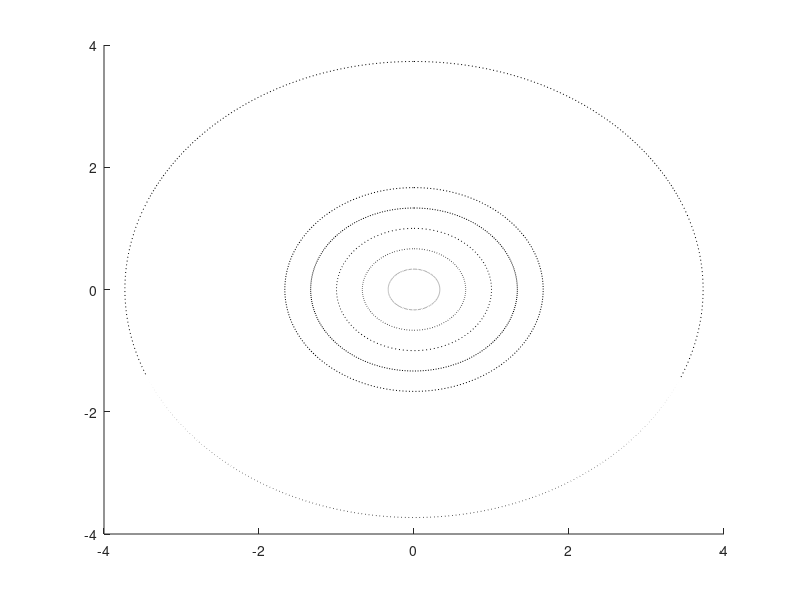

Write MATLAB code to recreate this figure. (Note: this script raises an error after producing the figure.)

%# some random data
K = 3;
N = 30;
data = zeros(K,N);
data(1,:) = 0.2*randn(1,N) + 1;
data(2,:) = 0.2*randn(1,N) + 2;
data(3,:) = 0.2*randn(1,N) + 3;

center = [0 0];                        %# center (shift)
radius = [data data(:,1)];             %# added first to last to create closed loop
radius = normalize(radius',1)'+1;      %# normalize data to [0,1] range

figure, hold on

%# draw outer circle
theta = linspace(5*pi/2, pi/2, 500)';  %# 'angles
r = max(radius(:));                    %# radius
x = r*cos(theta)+center(1);
y = r*sin(theta)+center(2);
plot(x, y, 'k:');

%# draw mid-circles
theta = linspace(5*pi/2, pi/2, 500)';  %# 'angles
num = 5;                               %# number of circles
rr = linspace(0,2,num+2);              %# radiuses
for k=1:num
    r = rr(k+1);
    x = r*cos(theta)+center(1);
    y = r*sin(theta)+center(2);
    plot(x, y, 'k:');
end

%# draw labels
theta = linspace(5*pi/2, pi/2, N+1)';    %# 'angles
theta(end) = [];
r = max(radius(:));
r = r + r*0.2;                           %# shift to outside a bit
x = r*cos(theta)+center(1);
y = r*sin(theta)+center(2);
str = strcat(num2str((1:N)','%d'),{});   %# 'labels
text(x, y, str, 'FontWeight','Bold');

%# draw the actual series
theta = linspace(5*pi/2, pi/2, N+1);
x = bsxfun(@times, radius, cos(theta)+center(1))';
y = bsxfun(@times, radius, sin(theta)+center(2))';
h = zeros(1,K);
clr = hsv(K);
for k=1:K
    h(k) = plot(x(:,k), y(:,k), '.-', 'Color', clr(k,:), 'LineWidth', 2);
end

%# legend and fix axes
legend(h, {'M1' 'M2' 'M3'}, 'location', 'SouthOutside', 'orientation','horizontal')
hold off
axis equal, axis([-1 1 -1 1] * r), axis off